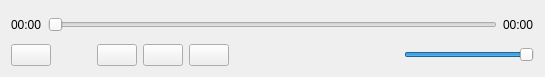
<?xml version="1.0" encoding="UTF-8"?>
<ui version="4.0">
 <class>AudioPlaybackWidget</class>
 <widget class="QWidget" name="AudioPlaybackWidget">
  <property name="geometry">
   <rect>
    <x>0</x>
    <y>0</y>
    <width>545</width>
    <height>77</height>
   </rect>
  </property>
  <layout class="QVBoxLayout" name="verticalLayout">
   <item>
    <layout class="QHBoxLayout" name="playbackInfo">
     <item>
      <widget class="QLabel" name="elapsedTimeLabel">
       <property name="text">
        <string notr="true">00:00</string>
       </property>
      </widget>
     </item>
     <item>
      <widget class="QSlider" name="timeSlider">
       <property name="orientation">
        <enum>Qt::Horizontal</enum>
       </property>
      </widget>
     </item>
     <item>
      <widget class="QLabel" name="totalTimeLabel">
       <property name="text">
        <string notr="true">00:00</string>
       </property>
      </widget>
     </item>
    </layout>
   </item>
   <item>
    <layout class="QHBoxLayout" name="playbackButtons">
     <item>
      <widget class="QPushButton" name="playPauseButton">
       <property name="toolTip">
        <string>Play / Pause</string>
       </property>
       <property name="icon">
        <iconset resource="../../resources.qrc">
         <normaloff>:/playback/play</normaloff>:/playback/play</iconset>
       </property>
       <property name="shortcut">
        <string>Ctrl+Return</string>
       </property>
      </widget>
     </item>
     <item>
      <spacer name="horizontalSpacer">
       <property name="orientation">
        <enum>Qt::Horizontal</enum>
       </property>
       <property name="sizeType">
        <enum>QSizePolicy::Preferred</enum>
       </property>
       <property name="sizeHint" stdset="0">
        <size>
         <width>40</width>
         <height>20</height>
        </size>
       </property>
      </spacer>
     </item>
     <item>
      <widget class="QPushButton" name="previousButton">
       <property name="toolTip">
        <string>Previous sample</string>
       </property>
       <property name="text">
        <string/>
       </property>
       <property name="icon">
        <iconset resource="../../resources.qrc">
         <normaloff>:/playback/back</normaloff>:/playback/back</iconset>
       </property>
       <property name="shortcut">
        <string>Ctrl+PgUp</string>
       </property>
      </widget>
     </item>
     <item>
      <widget class="QPushButton" name="stopButton">
       <property name="toolTip">
        <string>Stop</string>
       </property>
       <property name="text">
        <string/>
       </property>
       <property name="icon">
        <iconset resource="../../resources.qrc">
         <normaloff>:/playback/stop</normaloff>:/playback/stop</iconset>
       </property>
       <property name="shortcut">
        <string>Ctrl+P</string>
       </property>
      </widget>
     </item>
     <item>
      <widget class="QPushButton" name="nextButton">
       <property name="toolTip">
        <string>Next sample</string>
       </property>
       <property name="text">
        <string/>
       </property>
       <property name="icon">
        <iconset resource="../../resources.qrc">
         <normaloff>:/playback/skip</normaloff>:/playback/skip</iconset>
       </property>
       <property name="shortcut">
        <string>Ctrl+PgDown</string>
       </property>
      </widget>
     </item>
     <item>
      <spacer name="horizontalSpacer_2">
       <property name="orientation">
        <enum>Qt::Horizontal</enum>
       </property>
       <property name="sizeHint" stdset="0">
        <size>
         <width>40</width>
         <height>20</height>
        </size>
       </property>
      </spacer>
     </item>
     <item>
      <widget class="QLabel" name="volumeLabel">
       <property name="sizePolicy">
        <sizepolicy hsizetype="Maximum" vsizetype="Preferred">
         <horstretch>0</horstretch>
         <verstretch>0</verstretch>
        </sizepolicy>
       </property>
       <property name="text">
        <string/>
       </property>
       <property name="pixmap">
        <pixmap resource="../../resources.qrc">:/playback/volume</pixmap>
       </property>
      </widget>
     </item>
     <item>
      <widget class="QSlider" name="volumeSlider">
       <property name="sizePolicy">
        <sizepolicy hsizetype="Preferred" vsizetype="Fixed">
         <horstretch>0</horstretch>
         <verstretch>0</verstretch>
        </sizepolicy>
       </property>
       <property name="minimumSize">
        <size>
         <width>130</width>
         <height>0</height>
        </size>
       </property>
       <property name="maximum">
        <number>100</number>
       </property>
       <property name="value">
        <number>100</number>
       </property>
       <property name="orientation">
        <enum>Qt::Horizontal</enum>
       </property>
      </widget>
     </item>
    </layout>
   </item>
  </layout>
 </widget>
 <resources>
  <include location="../../resources.qrc"/>
  <include location="../../../../../../../resources.qrc"/>
 </resources>
 <connections>
  <connection>
   <sender>playPauseButton</sender>
   <signal>clicked()</signal>
   <receiver>AudioPlaybackWidget</receiver>
   <slot>play_pause_button_pressed()</slot>
   <hints>
    <hint type="sourcelabel">
     <x>10</x>
     <y>50</y>
    </hint>
    <hint type="destinationlabel">
     <x>-77</x>
     <y>-43</y>
    </hint>
   </hints>
  </connection>
  <connection>
   <sender>previousButton</sender>
   <signal>clicked()</signal>
   <receiver>AudioPlaybackWidget</receiver>
   <slot>previous_button_pressed()</slot>
   <hints>
    <hint type="sourcelabel">
     <x>101</x>
     <y>53</y>
    </hint>
    <hint type="destinationlabel">
     <x>115</x>
     <y>-127</y>
    </hint>
   </hints>
  </connection>
  <connection>
   <sender>nextButton</sender>
   <signal>clicked()</signal>
   <receiver>AudioPlaybackWidget</receiver>
   <slot>next_button_pressed()</slot>
   <hints>
    <hint type="sourcelabel">
     <x>182</x>
     <y>52</y>
    </hint>
    <hint type="destinationlabel">
     <x>162</x>
     <y>-23</y>
    </hint>
   </hints>
  </connection>
 </connections>
 <slots>
  <slot>play_pause_button_pressed()</slot>
  <slot>previous_button_pressed()</slot>
  <slot>stop_button_pressed()</slot>
  <slot>next_button_pressed()</slot>
 </slots>
</ui>
